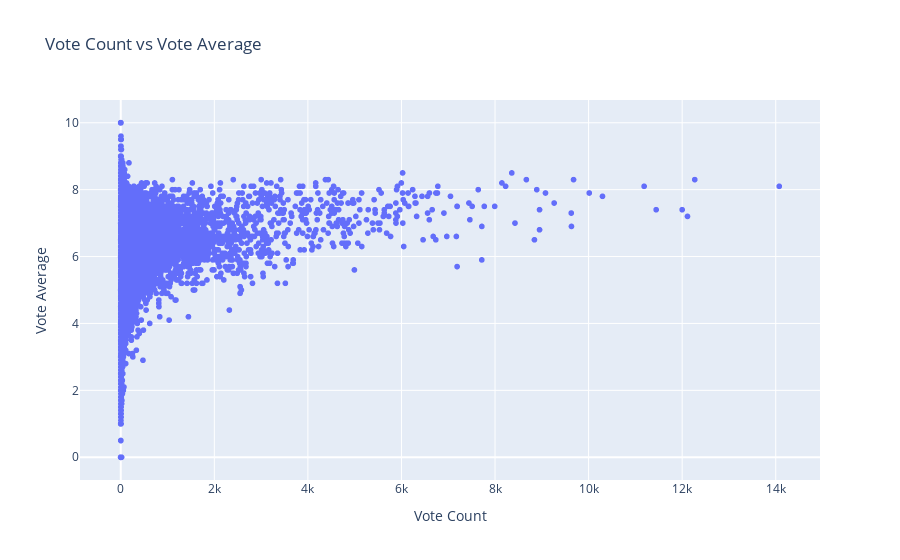
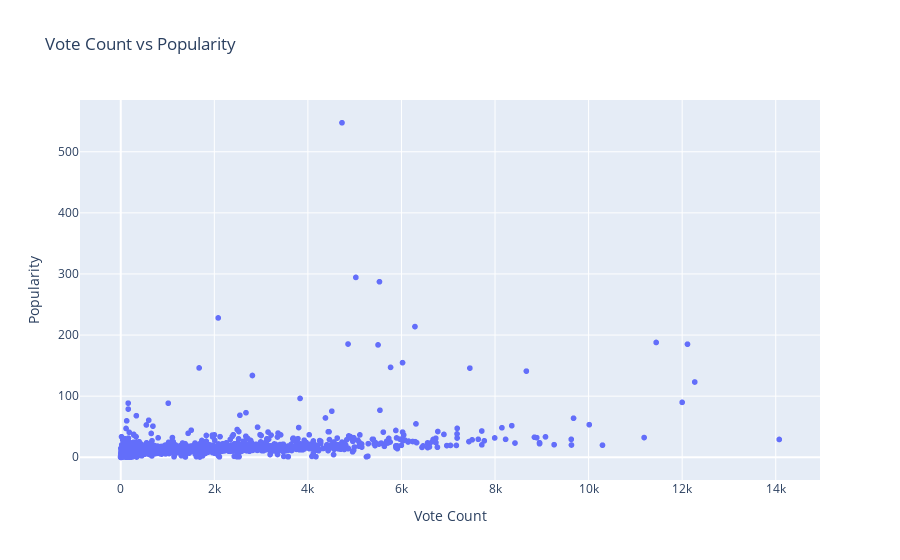
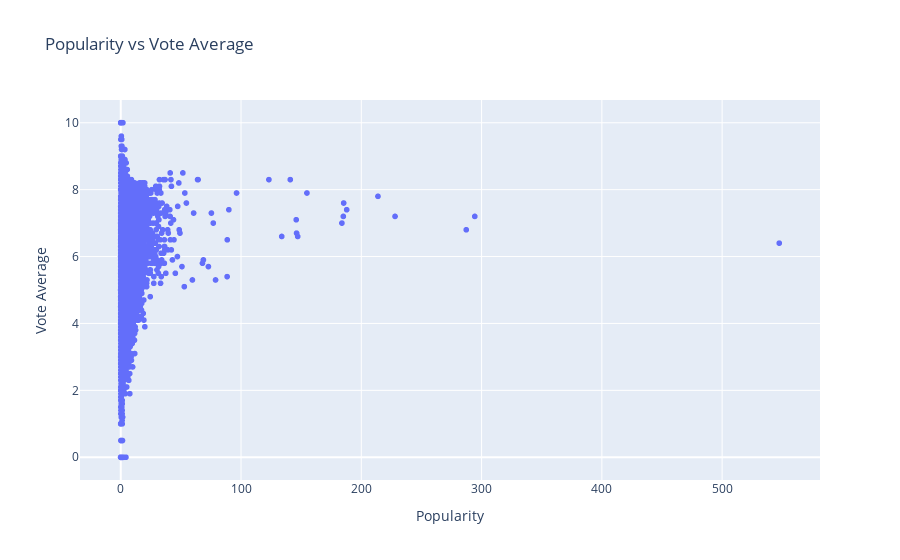
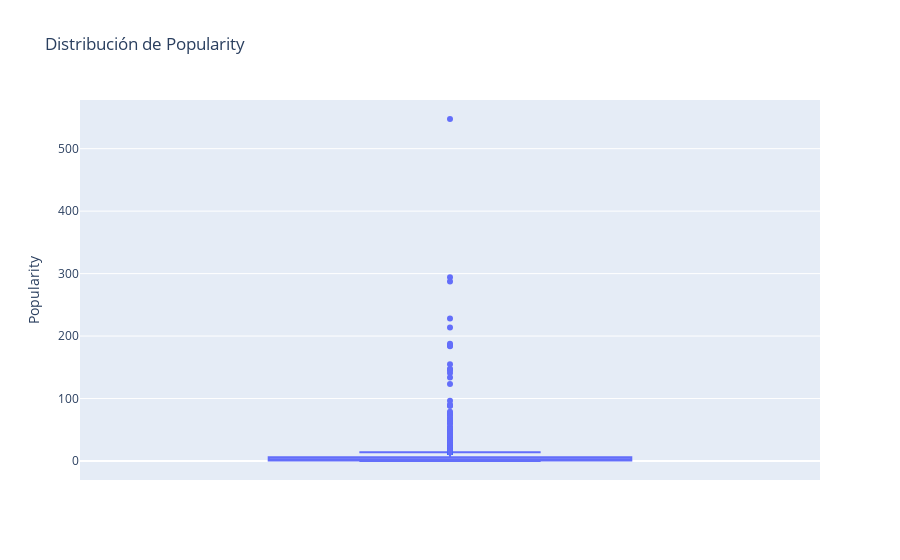

Notebook source saved alongside these figures, in order:
### Markdown cell above
***
### **Analicemos en graficos las relaciones entre `vote_count`, `vote_average` y `popularity`**

### Code cell
# RELACION vote_count  vs  vote_average
fig1 = px.scatter(movies, x='vote_count', y='vote_average',
                  title='Vote Count vs Vote Average',
                  labels={'vote_count': 'Vote Count', 'vote_average': 'Vote Average'})
fig1.show()

# RELACION vote_count  vs  popularity
fig2 = px.scatter(movies, x='vote_count', y='popularity',
                  title='Vote Count vs Popularity',
                  labels={'vote_count': 'Vote Count', 'popularity': 'Popularity'})
fig2.show()

# RELACION popularity vs vote_average
fig3 = px.scatter(movies, x='popularity', y='vote_average',
                  title='Popularity vs Vote Average',
                  labels={'popularity': 'Popularity', 'vote_average': 'Vote Average'})
fig3.show()

# BOXPLOT popularity
fig4 = px.box(movies, y='popularity', title='Distribución de Popularity',
              labels={'popularity': 'Popularity'})
fig4.show()

# BOXPLOT vote_average
fig5 = px.box(movies, y='vote_average', title='Distribución de Vote Average',
              labels={'vote_average': 'Vote Average'})
fig5.show()

# BOXPLOT vote_count
fig6 = px.box(movies, y='vote_count', title='Distribución de Vote Count',
              labels={'vote_count': 'Vote Count'})
fig6.show()

### Figure 1 — Plotly figure (JSON) as saved in the notebook; plotly's stock layout.template omitted (floating-point values rounded to 4 significant figures; data arrays with more than 128 entries replaced by an {"elided": "..."} marker saying what was removed)
{"data": [{"hovertemplate": "Vote Count=%{x}<br>Vote Average=%{y}<extra></extra>", "legendgroup": "", "marker": {"color": "#636efa", "symbol": "circle"}, "mode": "markers", "name": "", "showlegend": false, "type": "scattergl", "x": {"elided": "26006 int values"}, "xaxis": "x", "y": {"elided": "26006 float values"}, "yaxis": "y"}], "layout": {"legend": {"tracegroupgap": 0}, "title": {"text": "Vote Count vs Vote Average"}, "xaxis": {"anchor": "y", "domain": [0, 1], "title": {"text": "Vote Count"}}, "yaxis": {"anchor": "x", "domain": [0, 1], "title": {"text": "Vote Average"}}}}

### Figure 2 — Plotly figure (JSON) as saved in the notebook; plotly's stock layout.template omitted (floating-point values rounded to 4 significant figures; data arrays with more than 128 entries replaced by an {"elided": "..."} marker saying what was removed)
{"data": [{"hovertemplate": "Vote Count=%{x}<br>Popularity=%{y}<extra></extra>", "legendgroup": "", "marker": {"color": "#636efa", "symbol": "circle"}, "mode": "markers", "name": "", "showlegend": false, "type": "scattergl", "x": {"elided": "26006 int values"}, "xaxis": "x", "y": {"elided": "26006 float values"}, "yaxis": "y"}], "layout": {"legend": {"tracegroupgap": 0}, "title": {"text": "Vote Count vs Popularity"}, "xaxis": {"anchor": "y", "domain": [0, 1], "title": {"text": "Vote Count"}}, "yaxis": {"anchor": "x", "domain": [0, 1], "title": {"text": "Popularity"}}}}

### Figure 3 — Plotly figure (JSON) as saved in the notebook; plotly's stock layout.template omitted (floating-point values rounded to 4 significant figures; data arrays with more than 128 entries replaced by an {"elided": "..."} marker saying what was removed)
{"data": [{"hovertemplate": "Popularity=%{x}<br>Vote Average=%{y}<extra></extra>", "legendgroup": "", "marker": {"color": "#636efa", "symbol": "circle"}, "mode": "markers", "name": "", "showlegend": false, "type": "scattergl", "x": {"elided": "26006 float values"}, "xaxis": "x", "y": {"elided": "26006 float values"}, "yaxis": "y"}], "layout": {"legend": {"tracegroupgap": 0}, "title": {"text": "Popularity vs Vote Average"}, "xaxis": {"anchor": "y", "domain": [0, 1], "title": {"text": "Popularity"}}, "yaxis": {"anchor": "x", "domain": [0, 1], "title": {"text": "Vote Average"}}}}

### Figure 4 — Plotly figure (JSON) as saved in the notebook; plotly's stock layout.template omitted (floating-point values rounded to 4 significant figures; data arrays with more than 128 entries replaced by an {"elided": "..."} marker saying what was removed)
{"data": [{"alignmentgroup": "True", "hovertemplate": "Popularity=%{y}<extra></extra>", "legendgroup": "", "marker": {"color": "#636efa"}, "name": "", "notched": false, "offsetgroup": "", "orientation": "v", "showlegend": false, "type": "box", "x0": " ", "xaxis": "x", "y": {"elided": "26006 float values"}, "y0": " ", "yaxis": "y"}], "layout": {"boxmode": "group", "legend": {"tracegroupgap": 0}, "title": {"text": "Distribución de Popularity"}, "xaxis": {"anchor": "y", "domain": [0, 1]}, "yaxis": {"anchor": "x", "domain": [0, 1], "title": {"text": "Popularity"}}}}
